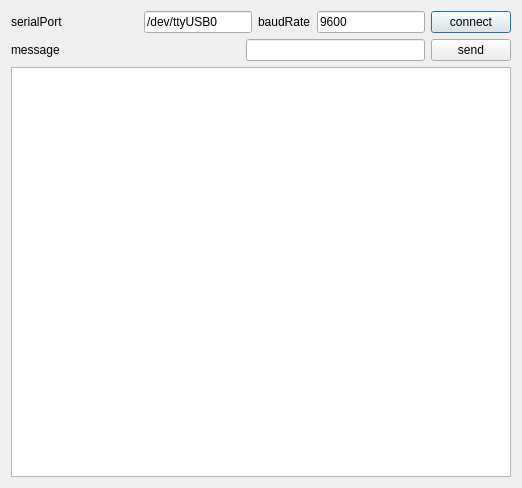
<?xml version="1.0" encoding="UTF-8"?>
<ui version="4.0">
 <class>SerialConsole</class>
 <widget class="QDialog" name="SerialConsole">
  <property name="geometry">
   <rect>
    <x>0</x>
    <y>0</y>
    <width>520</width>
    <height>488</height>
   </rect>
  </property>
  <property name="baseSize">
   <size>
    <width>0</width>
    <height>400</height>
   </size>
  </property>
  <property name="windowTitle">
   <string>GroupBox</string>
  </property>
  <layout class="QGridLayout" name="gridLayout">
   <item row="0" column="0">
    <layout class="QVBoxLayout" name="verticalLayout">
     <item>
      <layout class="QHBoxLayout" name="horizontalLayout">
       <item>
        <widget class="QLabel" name="label">
         <property name="text">
          <string>serialPort</string>
         </property>
        </widget>
       </item>
       <item>
        <spacer name="horizontalSpacer_2">
         <property name="orientation">
          <enum>Qt::Horizontal</enum>
         </property>
         <property name="sizeHint" stdset="0">
          <size>
           <width>40</width>
           <height>20</height>
          </size>
         </property>
        </spacer>
       </item>
       <item>
        <widget class="QLineEdit" name="portNameEdit">
         <property name="text">
          <string>/dev/ttyUSB0</string>
         </property>
        </widget>
       </item>
       <item>
        <widget class="QLabel" name="label_3">
         <property name="text">
          <string>baudRate</string>
         </property>
        </widget>
       </item>
       <item>
        <widget class="QLineEdit" name="baudRateEdit">
         <property name="text">
          <string>9600</string>
         </property>
        </widget>
       </item>
       <item>
        <widget class="QPushButton" name="connectButton">
         <property name="text">
          <string>connect</string>
         </property>
        </widget>
       </item>
      </layout>
     </item>
     <item>
      <layout class="QHBoxLayout" name="horizontalLayout_2">
       <item>
        <widget class="QLabel" name="label_2">
         <property name="text">
          <string>message</string>
         </property>
        </widget>
       </item>
       <item>
        <spacer name="horizontalSpacer_3">
         <property name="orientation">
          <enum>Qt::Horizontal</enum>
         </property>
         <property name="sizeHint" stdset="0">
          <size>
           <width>40</width>
           <height>20</height>
          </size>
         </property>
        </spacer>
       </item>
       <item>
        <widget class="QLineEdit" name="SCPImessageEdit"/>
       </item>
       <item>
        <widget class="QPushButton" name="sendButton">
         <property name="text">
          <string>send</string>
         </property>
        </widget>
       </item>
      </layout>
     </item>
     <item>
      <widget class="QPlainTextEdit" name="outputTextEdit">
       <property name="minimumSize">
        <size>
         <width>500</width>
         <height>400</height>
        </size>
       </property>
       <property name="readOnly">
        <bool>true</bool>
       </property>
      </widget>
     </item>
    </layout>
   </item>
  </layout>
 </widget>
 <resources/>
 <connections/>
</ui>
